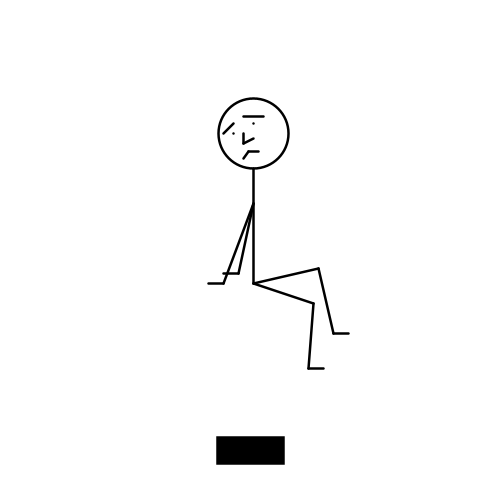
Frame 1 (no input)
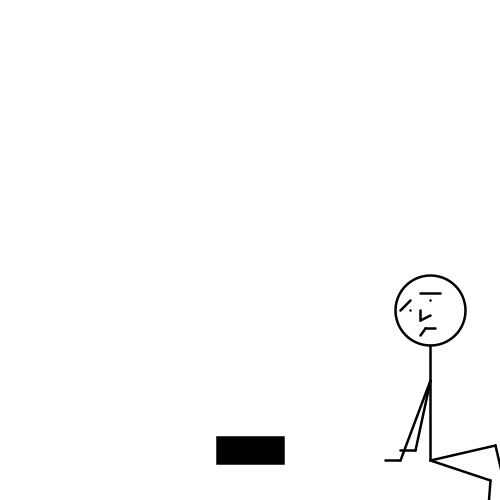
Frame 60 (the mouse pressed at the canvas centre just before this capture)
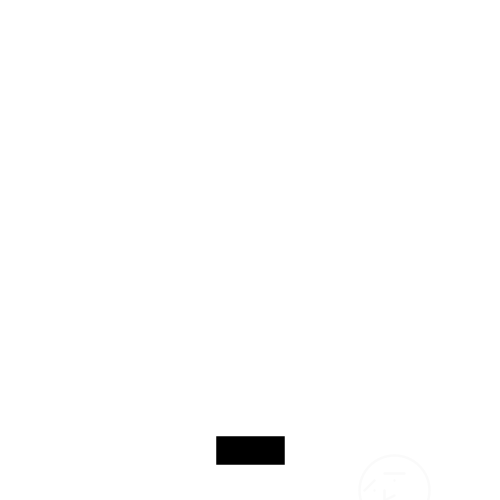
Frame 120 (the mouse held since frame 60 and released just before this capture)

The Processing sketch that drew these frames (run headless with seeded random() and noise(); from frame 60 on, the mouse is pressed at the canvas centre):

// Processing sketch: toki_1_4
// ── toki_1_4.pde
/*
* Author: Elohim Guevara
* Sketch name: toki_1_4.pde
*/

// Variables for button
boolean button = false;
// Variables for button
float x_pos;
float y_pos;
int widthButton = 70;
int heightButton = 30;
// Variables for background color
float R = 150;
float G;
float B = 170;

// Variables for speed 'x' and 'y' positions
float xspeed = 3;
float yspeed = 3;

// Variables for the body of toki
float x_head = 250;
float y_head = 130;
int sizeHead = 70;

float x1_reyebrow = 220;
float y1_reyebrow = 130;
float x2_reyebrow = 230;
float y2_reyebrow = 120;

float x_reye = 230;
float y_reye = 130;

float x1_leyebrow = 240;
float y1_leyebrow = 113;
float x2_leyebrow = 260;
float y2_leyebrow = 113;

float x_leye = 250;
float y_leye = 120;

float x1_nose = 240;
float y1_nose = 130;
float x2_nose = 240;
float y2_nose = 140;
float x3_nose = 240;
float y3_nose = 140;
float x4_nose = 250;
float y4_nose = 135;

float x1_mouth = 240;
float y1_mouth = 155;
float x2_mouth = 245;
float y2_mouth = 148;
float x3_mouth = 245;
float y3_mouth = 148;
float x4_mouth = 255;
float y4_mouth = 148;

float x1_col = 250;
float y1_col = 165;
float x2_col = 250;
float y2_col = 280;

float x1_rarm = 250;
float y1_rarm = 200;
float x2_rarm = 220;
float y2_rarm = 280;

float x1_rhand = 205;
float y1_rhand = 280;
float x2_rhand = 220;
float y2_rhand = 280;

float x1_larm = 250;
float y1_larm = 200;
float x2_larm = 235;
float y2_larm = 270;

float x1_lhand = 220;
float y1_lhand = 270;
float x2_lhand = 235;
float y2_lhand = 270;

float x1_lleg = 250;
float y1_lleg = 280;
float x2_lleg = 315;
float y2_lleg = 265;
float x3_lleg = 315;
float y3_lleg = 265;
float x4_lleg = 330;
float y4_lleg = 330;

float x1_lfoot = 330;
float y1_lfoot = 330;
float x2_lfoot = 345;
float y2_lfoot = 330;

float x1_rleg = 250;
float y1_rleg = 280;
float x2_rleg = 310;
float y2_rleg = 300;
float x3_rleg = 310;
float y3_rleg = 300;
float x4_rleg = 305;
float y4_rleg = 365;

float x1_rfoot = 305;
float y1_rfoot = 365;
float x2_rfoot = 320;
float y2_rfoot = 365;

void setup() {
  // Sketch window size
  size(500, 500);
  smooth();
  frameRate(30);
  
  x_pos = width/2;
  y_pos = height/2+200;
}

void draw() {
  // Button
  G = random(0, 255);
  rectMode(CENTER);
  strokeWeight(1.5);
  
  if (button) {
    background(R, G, B);
    fill(255);
    stroke(0);
  } else {
    background(255);
    fill(0);
    stroke(255);
  }
  rect(x_pos, y_pos, widthButton, heightButton);
  
  // Change the location of Toki by speed
  // Head 
  x_head = x_head + xspeed;
  y_head = y_head + yspeed;
  // Right eyebrow
  x1_reyebrow = x1_reyebrow + xspeed;
  y1_reyebrow = y1_reyebrow + yspeed;
  x2_reyebrow = x2_reyebrow + xspeed;
  y2_reyebrow = y2_reyebrow + yspeed;
  // Right eye
  x_reye = x_reye + xspeed;
  y_reye = y_reye + yspeed;
  // Left eyebrow
  x1_leyebrow = x1_leyebrow + xspeed;
  y1_leyebrow = y1_leyebrow + yspeed;
  x2_leyebrow = x2_leyebrow + xspeed;
  y2_leyebrow = y2_leyebrow + yspeed;
  // Left eye
  x_leye = x_leye + xspeed;
  y_leye = y_leye + yspeed;
  // Nose
  x1_nose = x1_nose + xspeed;
  y1_nose = y1_nose + yspeed;
  x2_nose = x2_nose + xspeed;
  y2_nose = y2_nose + yspeed;
  x3_nose = x3_nose + xspeed;
  y3_nose = y3_nose + yspeed;
  x4_nose = x4_nose + xspeed;
  y4_nose = y4_nose + yspeed;
  // Mouth
  x1_mouth = x1_mouth + xspeed;
  y1_mouth = y1_mouth + yspeed;
  x2_mouth = x2_mouth + xspeed;
  y2_mouth = y2_mouth + yspeed;
  x3_mouth = x3_mouth + xspeed;
  y3_mouth = y3_mouth + yspeed;
  x4_mouth = x4_mouth + xspeed;
  y4_mouth = y4_mouth + yspeed;
  // Column
  x1_col = x1_col + xspeed;
  y1_col = y1_col + yspeed;
  x2_col = x2_col + xspeed;
  y2_col = y2_col + yspeed;
  // Right arm
  x1_rarm = x1_rarm + xspeed;
  y1_rarm = y1_rarm + yspeed;
  x2_rarm = x2_rarm + xspeed;
  y2_rarm = y2_rarm + yspeed;
  // Right hand
  x1_rhand = x1_rhand + xspeed;
  y1_rhand = y1_rhand + yspeed;
  x2_rhand = x2_rhand + xspeed;
  y2_rhand = y2_rhand + yspeed;
  // Left arm
  x1_larm = x1_larm + xspeed;
  y1_larm = y1_larm + yspeed;
  x2_larm = x2_larm + xspeed;
  y2_larm = y2_larm + yspeed;
  // Left hand
  x1_lhand = x1_lhand + xspeed;
  y1_lhand = y1_lhand + yspeed;
  x2_lhand = x2_lhand + xspeed;
  y2_lhand = y2_lhand + yspeed;
  // Left leg
  x1_lleg = x1_lleg + xspeed;
  y1_lleg = y1_lleg + yspeed;
  x2_lleg = x2_lleg + xspeed;
  y2_lleg = y2_lleg + yspeed;
  x3_lleg = x3_lleg + xspeed;
  y3_lleg = y3_lleg + yspeed;
  x4_lleg = x4_lleg + xspeed;
  y4_lleg = y4_lleg + yspeed;
  // Left foot
  x1_lfoot = x1_lfoot + xspeed;
  y1_lfoot = y1_lfoot + yspeed;
  x2_lfoot = x2_lfoot + xspeed;
  y2_lfoot = y2_lfoot + yspeed;
  // Right leg
  x1_rleg = x1_rleg + xspeed;
  y1_rleg = y1_rleg + yspeed;
  x2_rleg = x2_rleg + xspeed;
  y2_rleg = y2_rleg + yspeed;
  x3_rleg = x3_rleg + xspeed;
  y3_rleg = y3_rleg + yspeed;
  x4_rleg = x4_rleg + xspeed;
  y4_rleg = y4_rleg + yspeed;
  // Right foot
  x1_rfoot = x1_rfoot + xspeed;
  y1_rfoot = y1_rfoot + yspeed;
  x2_rfoot = x2_rfoot + xspeed;
  y2_rfoot = y2_rfoot + yspeed;
  
  // The head (circle) how reference point
  // to move the body
  if (x_head > width || x_head < 0) {
    xspeed = xspeed * -1;
  }
  
  if (y_head > height || y_head < 0) {
    yspeed = yspeed * -1;
  }
  
  // Setup settings to toki shape
  noFill();
  strokeWeight(2.5);
  stroke(mouseY);

  /* Toki FACE */
  ellipse(x_head, y_head, sizeHead, sizeHead); // head
  line(x1_reyebrow, y1_reyebrow, x2_reyebrow, y2_reyebrow); // right eyebrow
  point(x_reye, y_reye); // right eye
  line(x1_leyebrow, y1_leyebrow, x2_leyebrow, y2_leyebrow); // left eyebrow
  point(x_leye, y_leye); // left eye
  line(x1_nose, y1_nose, x2_nose, y2_nose); // nose
  line(x3_nose, y3_nose, x4_nose, y4_nose); // nose
  line(x1_mouth, y1_mouth, x2_mouth, y2_mouth); // mouth
  line(x3_mouth, y3_mouth, x4_mouth, y4_mouth); // mouth
  
  /* Toki REST OF BODY */
  line(x1_col, y1_col, x2_col, y2_col); // column
  line(x1_rarm, y1_rarm, x2_rarm, y2_rarm); // right arm
  line(x1_rhand, y1_rhand, x2_rhand, y2_rhand); // right hand
  line(x1_larm, y1_larm, x2_larm, y2_larm); // left arm
  line(x1_lhand, y1_lhand, x2_lhand, y2_lhand); // left hand
  line(x1_lleg, y1_lleg, x2_lleg, y2_lleg); // left leg
  line(x3_lleg, y3_lleg, x4_lleg, y4_lleg); // left leg 
  line(x1_lfoot, y1_lfoot, x2_lfoot, y2_lfoot); // left foot
  line(x1_rleg, y1_rleg, x2_rleg, y2_rleg); // right leg
  line(x3_rleg, y3_rleg, x4_rleg, y4_rleg); // right leg
  line(x1_rfoot, y1_rfoot, x2_rfoot, y2_rfoot); // right foot
}

void mousePressed() {
  if (mouseX >= x_pos-(widthButton/2) && mouseX < x_pos+(widthButton/2) && mouseY >= y_pos-(heightButton/2) && mouseY < y_pos+(heightButton/2)) {
    button = !button;
  }
}
